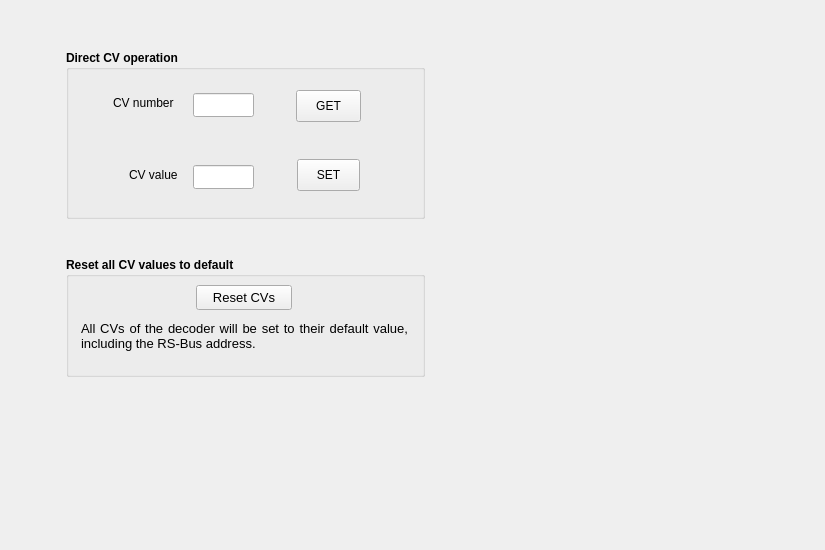
<?xml version='1.0' encoding='UTF-8'?>
<ui version="4.0">
 <class>CvTab</class>
 <widget class="QWidget" name="CvTab">
  <property name="geometry">
   <rect>
    <x>0</x>
    <y>0</y>
    <width>825</width>
    <height>550</height>
   </rect>
  </property>
  <widget class="QGroupBox" name="groupBox1">
   <property name="geometry">
    <rect>
     <x>66</x>
     <y>50</y>
     <width>359</width>
     <height>169</height>
    </rect>
   </property>
   <property name="title">
    <string>Direct CV operation</string>
   </property>
   <property name="font">
    <font>
     <bold>true</bold>
    </font>
   </property>
  </widget>
  <widget class="QLineEdit" name="cvNumber">
   <property name="geometry">
    <rect>
     <x>193</x>
     <y>93</y>
     <width>61</width>
     <height>24</height>
    </rect>
   </property>
   <property name="text">
    <string />
   </property>
   <property name="alignment">
    <set>Qt::AlignLeft|Qt::AlignVCenter</set>
   </property>
  </widget>
  <widget class="QLineEdit" name="cvValue">
   <property name="geometry">
    <rect>
     <x>193</x>
     <y>165</y>
     <width>61</width>
     <height>24</height>
    </rect>
   </property>
   <property name="text">
    <string />
   </property>
   <property name="alignment">
    <set>Qt::AlignLeft|Qt::AlignVCenter</set>
   </property>
  </widget>
  <widget class="QLabel" name="label2">
   <property name="geometry">
    <rect>
     <x>113</x>
     <y>95</y>
     <width>75</width>
     <height>16</height>
    </rect>
   </property>
   <property name="text">
    <string>CV number</string>
   </property>
   <property name="alignment">
    <set>Qt::AlignLeft|Qt::AlignVCenter</set>
   </property>
  </widget>
  <widget class="QLabel" name="label3">
   <property name="geometry">
    <rect>
     <x>129</x>
     <y>167</y>
     <width>59</width>
     <height>16</height>
    </rect>
   </property>
   <property name="text">
    <string>CV value</string>
   </property>
   <property name="alignment">
    <set>Qt::AlignLeft|Qt::AlignVCenter</set>
   </property>
  </widget>
  <widget class="QPushButton" name="buttonCvTabSet">
   <property name="geometry">
    <rect>
     <x>297</x>
     <y>159</y>
     <width>63</width>
     <height>32</height>
    </rect>
   </property>
   <property name="text">
    <string>SET</string>
   </property>
  </widget>
  <widget class="QPushButton" name="buttonCvTabGet">
   <property name="geometry">
    <rect>
     <x>296</x>
     <y>90</y>
     <width>65</width>
     <height>32</height>
    </rect>
   </property>
   <property name="text">
    <string>GET</string>
   </property>
  </widget>
  <widget class="QGroupBox" name="groupBox4">
   <property name="geometry">
    <rect>
     <x>66</x>
     <y>257</y>
     <width>359</width>
     <height>120</height>
    </rect>
   </property>
   <property name="title">
    <string>Reset all CV values to default</string>
   </property>
   <property name="font">
    <font>
     <bold>true</bold>
    </font>
   </property>
   <widget class="QPushButton" name="buttonCvTabResetCvs">
    <property name="geometry">
     <rect>
      <x>130</x>
      <y>28</y>
      <width>96</width>
      <height>25</height>
     </rect>
    </property>
    <property name="text">
     <string>Reset CVs</string>
    </property>
    <property name="font">
     <font>
      <pointsize>10</pointsize>
      <bold>false</bold>
     </font>
    </property>
   </widget>
   <widget class="QLabel" name="label5">
    <property name="geometry">
     <rect>
      <x>15</x>
      <y>64</y>
      <width>327</width>
      <height>52</height>
     </rect>
    </property>
    <property name="text">
     <string>All CVs of the decoder will be set to their default value, including the RS-Bus address. </string>
    </property>
    <property name="alignment">
     <set>Qt::AlignJustify|Qt::AlignTop</set>
    </property>
    <property name="wordWrap">
     <bool>true</bool>
    </property>
    <property name="font">
     <font>
      <pointsize>10</pointsize>
      <bold>false</bold>
     </font>
    </property>
   </widget>
  </widget>
 </widget>
 <resources />
 <connections />
</ui>
